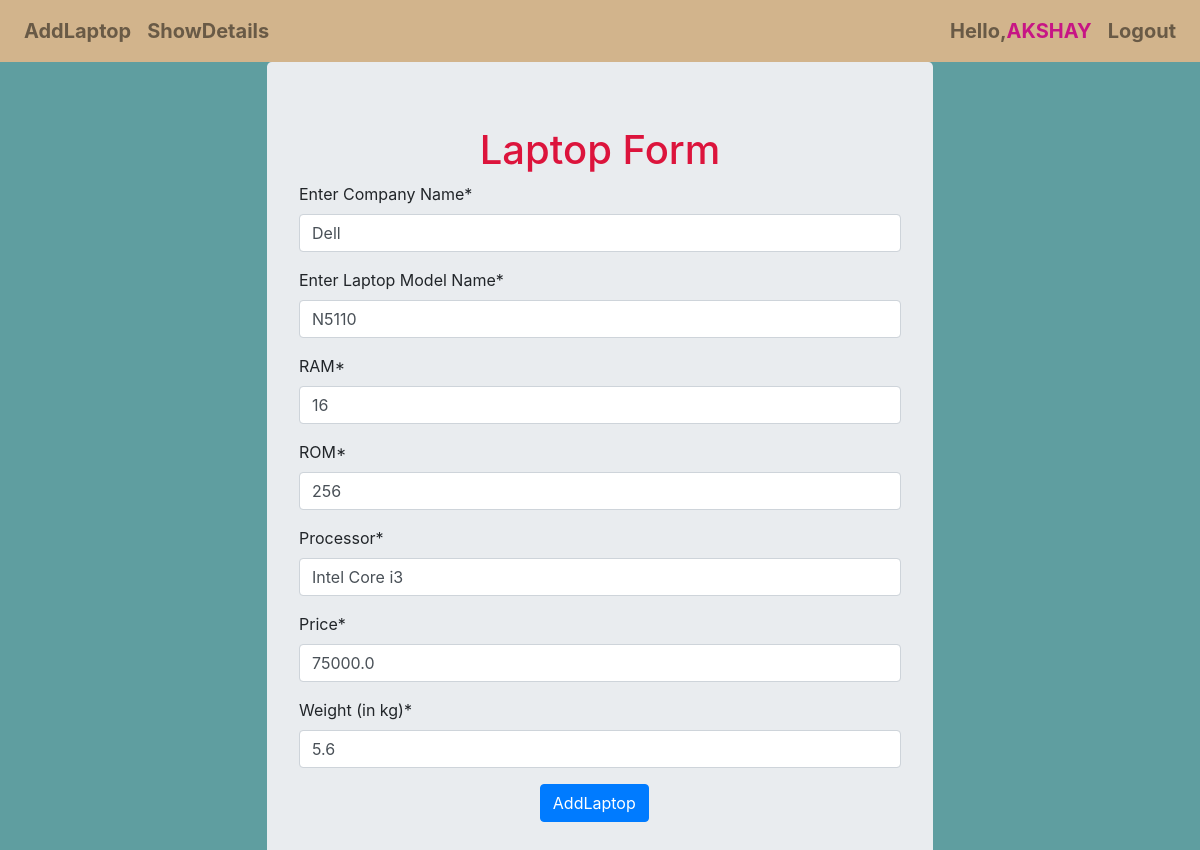
The app's page /laptop/update/2/ (signed in) with its own data.
### LaptopApp/models.py (models this page shows, shortened)
class Laptop(models.Model):
    company = models.CharField(max_length=32)
    model_name = models.CharField(max_length=32)
    ram = models.IntegerField()
    rom = models.IntegerField()
    processor = models.CharField(max_length=32)
    price = models.FloatField()
    weight = models.FloatField()

### LaptopApp/views.py (the view, shortened to what this page needs)
# urls.py: path('update/<int:i>/',views.LaptopUpdate.as_view(),name='update'),
class LaptopUpdate(LoginRequiredMixin,View):
    def get(self,request,i):
        laptop = Laptop.objects.get(id=i)
        form = LaptopModelForm(instance=laptop)
        template_name = 'LaptopApp/laptop.html'
        context = {'form':form}
        return render(request, template_name, context)

### LaptopApp/forms.py (shortened to what this page needs)
class LaptopModelForm(forms.ModelForm):
    class Meta:
        model = Laptop
        fields = "__all__"
        labels = {
            'company':'Enter Company Name',
            'model_name':'Enter Laptop Model Name',
            'ram':'RAM',
            'rom':'ROM',
            'weight':'Weight (in kg)'
        }
        widgets = {
            'ram':forms.TextInput(attrs={'placeholder':'in GB'}),
            'rom':forms.TextInput(attrs={'placeholder':'in GB'}),
        }

### templates/LaptopApp/laptop.html (shortened to what this page needs)
{% extends "LaptopApp/base.html" %}
{% load crispy_forms_tags %}
{% block content %}
    <div class="container">
        <form method="post" class="jumbotron " style="margin:auto;width:60%">
            <h1 style="text-align:center;color:crimson">Laptop Form</h1>
            {{form | crispy}}
            <input type="submit" value="AddLaptop" class="btn btn-primary " style="margin-left:40%">
        </form>
    </div>
{% endblock %}

### templates/LaptopApp/base.html (shortened to what this page needs)
<!DOCTYPE html>
{% load crispy_forms_tags %}
<html lang="en">
<head>
    <link rel="stylesheet" href="https://cdn.jsdelivr.net/npm/bootstrap@4.6.1/dist/css/bootstrap.min.css">
</head>
<body style="background-color:cadetblue">
    <nav class="navbar navbar-expand-lg navbar-light " style="font-size:20px;font-weight:bold;background-color:tan;color:red">
      <div class="collapse navbar-collapse" id="navbarNav">
        <ul class="navbar-nav me-auto mb-2 mb-lg-0 ">
          <li class="nav-item ">
            <a class="nav-link " href="{% url 'add_laptop' %}">AddLaptop</a>
          </li>
          <li class="nav-item ">
            <a class="nav-link " href="{% url 'show_laptop' %}">ShowDetails</a>
          </li>
        </ul>
        {% if user.is_authenticated %}
            <ul class="navbar-nav ml-auto">
              <li class="nav-item ">
                  <a class="nav-link ">Hello,<span style="color:mediumvioletred">{{user.username|upper}}</span></a>
              </li>
              <li class="nav-item ">
                <a class="nav-link " href="{% url 'logout' %}">Logout</a>
              </li>
            </ul>
        {% endif %}
      </div>
    </nav>
    {% block content %}
    {% endblock %}
</body>
</html>

### records on screen
Laptop: company "Dell", model_name "N5110", ram "16", rom "256", processor "Intel Core i3", price "75000.0", weight "5.6"

### other values on screen
{{ user.username|upper }} "AKSHAY"
